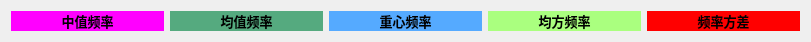
  <widget class="QWidget" name="horizontalLayoutWidget_7">
   <property name="geometry">
    <rect>
     <x>230</x>
     <y>590</y>
     <width>811</width>
     <height>31</height>
    </rect>
   </property>
   <layout class="QHBoxLayout" name="horizontalLayout_7">
    <item>
     <widget class="QLabel" name="label_fre_med_2">
      <property name="font">
       <font>
        <pointsize>10</pointsize>
       </font>
      </property>
      <property name="styleSheet">
       <string notr="true">background-color: rgb(255, 0, 255);</string>
      </property>
      <property name="text">
       <string>&lt;html&gt;&lt;head/&gt;&lt;body&gt;&lt;p align=&quot;center&quot;&gt;&lt;span style=&quot; font-weight:600;&quot;&gt;中值频率&lt;/span&gt;&lt;/p&gt;&lt;/body&gt;&lt;/html&gt;</string>
      </property>
     </widget>
    </item>
    <item>
     <widget class="QLabel" name="label_fre_mean_2">
      <property name="font">
       <font>
        <pointsize>10</pointsize>
       </font>
      </property>
      <property name="styleSheet">
       <string notr="true">background-color: rgb(85, 170, 127);</string>
      </property>
      <property name="text">
       <string>&lt;html&gt;&lt;head/&gt;&lt;body&gt;&lt;p align=&quot;center&quot;&gt;&lt;span style=&quot; font-weight:600;&quot;&gt;均值频率&lt;/span&gt;&lt;/p&gt;&lt;/body&gt;&lt;/html&gt;</string>
      </property>
     </widget>
    </item>
    <item>
     <widget class="QLabel" name="label_fre_cog_2">
      <property name="font">
       <font>
        <pointsize>10</pointsize>
        <weight>75</weight>
        <bold>true</bold>
       </font>
      </property>
      <property name="styleSheet">
       <string notr="true">background-color: rgb(255, 170, 255);
background-color: rgb(85, 170, 255);</string>
      </property>
      <property name="text">
       <string>&lt;html&gt;&lt;head/&gt;&lt;body&gt;&lt;p align=&quot;center&quot;&gt;重心频率&lt;/p&gt;&lt;/body&gt;&lt;/html&gt;</string>
      </property>
     </widget>
    </item>
    <item>
     <widget class="QLabel" name="label_fre_mse_2">
      <property name="font">
       <font>
        <pointsize>10</pointsize>
        <weight>75</weight>
        <bold>true</bold>
       </font>
      </property>
      <property name="styleSheet">
       <string notr="true">background-color: rgb(85, 0, 255);
background-color: rgb(170, 255, 127);</string>
      </property>
      <property name="text">
       <string>&lt;html&gt;&lt;head/&gt;&lt;body&gt;&lt;p align=&quot;center&quot;&gt;均方频率&lt;/p&gt;&lt;/body&gt;&lt;/html&gt;</string>
      </property>
     </widget>
    </item>
    <item>
     <widget class="QLabel" name="label_fre_var_2">
      <property name="font">
       <font>
        <pointsize>10</pointsize>
       </font>
      </property>
      <property name="styleSheet">
       <string notr="true">background-color: rgb(255, 0, 0);</string>
      </property>
      <property name="text">
       <string>&lt;html&gt;&lt;head/&gt;&lt;body&gt;&lt;p align=&quot;center&quot;&gt;&lt;span style=&quot; font-weight:600;&quot;&gt;频率方差&lt;/span&gt;&lt;/p&gt;&lt;/body&gt;&lt;/html&gt;</string>
      </property>
     </widget>
    </item>
   </layout>
  </widget>
